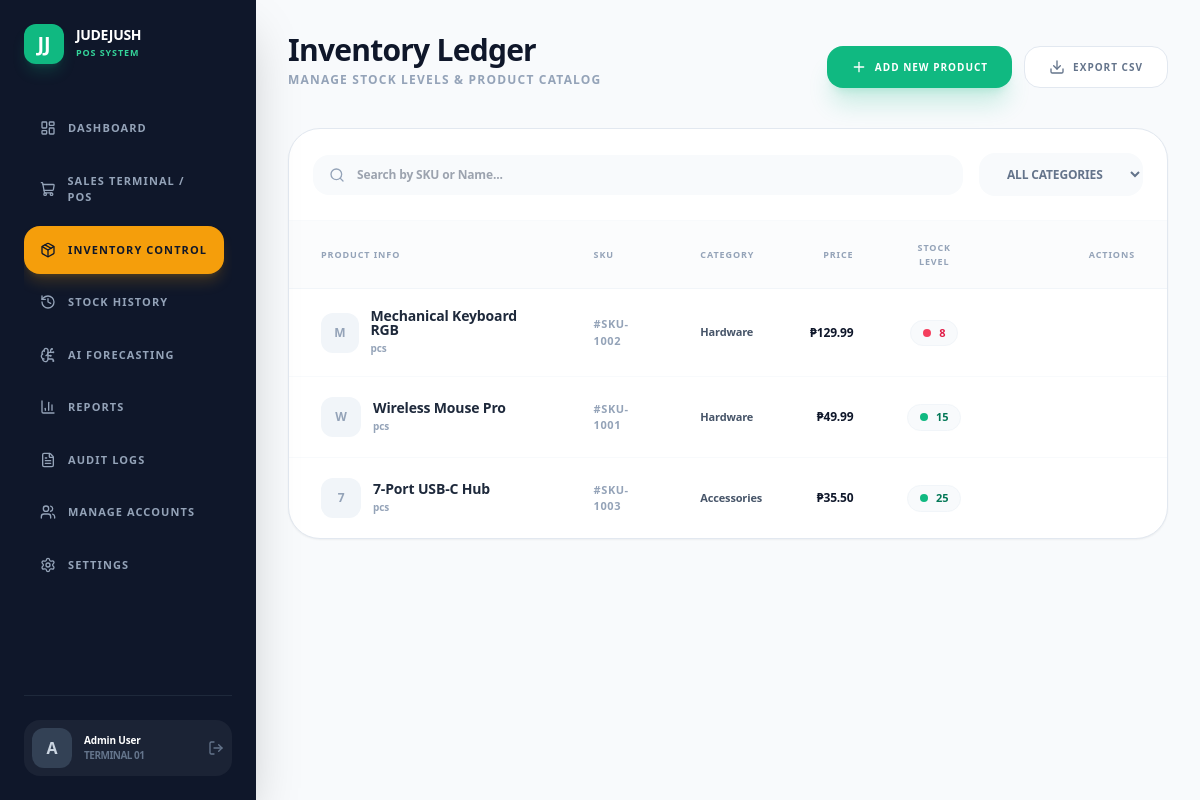
The page /inventory.php on the database its author committed.
### tables this page shows
CREATE TABLE IF NOT EXISTS products (
    id INT AUTO_INCREMENT PRIMARY KEY,
    sku VARCHAR(50) UNIQUE NOT NULL,
    barcode VARCHAR(100) UNIQUE,
    name VARCHAR(255) NOT NULL,
    category VARCHAR(100),
    buying_price DECIMAL(10, 2),
    price DECIMAL(10, 2) NOT NULL,
    stock INT DEFAULT 0,
    min_stock_level INT DEFAULT 10,
    unit VARCHAR(20) DEFAULT 'pcs'
);

### inventory.php (the view, shortened to what this page needs)
<?php include 'header.php'; ?>
<?php
include 'db.php';
$stmt = $conn->prepare("SELECT * FROM products ORDER BY stock ASC");
$stmt->execute();
$products = $stmt->fetchAll(PDO::FETCH_ASSOC);
?>
<div class="p-8 overflow-y-auto w-full">
    <header class="flex justify-between items-end mb-10">
        <div>
            <h2 class="text-3xl font-black text-slate-900 tracking-tight">Inventory Ledger</h2>
            <p class="text-xs text-slate-400 font-bold uppercase tracking-widest mt-1">Manage Stock Levels & Product Catalog</p>
        </div>
        <div class="flex gap-3">
            <button onclick="inventory.openModal('add-product-modal')" class="px-6 py-3 bg-emerald-500 text-white rounded-2xl text-[10px] font-black uppercase tracking-widest shadow-xl shadow-emerald-500/20 hover:bg-emerald-600 transition-all flex items-center gap-2 active:scale-95">
                <i data-lucide="plus" class="w-4 h-4"></i> Add New Product
            </button>
            <button class="px-6 py-3 bg-white border border-slate-200 text-slate-500 rounded-2xl text-[10px] font-black uppercase tracking-widest hover:bg-slate-50 transition-all flex items-center gap-2">
                <i data-lucide="download" class="w-4 h-4"></i> Export CSV
            </button>
        </div>
    </header>
    <div class="bg-white rounded-[32px] border border-slate-200 shadow-sm overflow-hidden">
        <div class="p-6 border-b border-slate-50 flex items-center gap-4">
            <div class="relative flex-1">
                <i data-lucide="search" class="w-4 h-4 absolute left-4 top-1/2 -translate-y-1/2 text-slate-400"></i>
                <input type="text" placeholder="Search by SKU or Name..." class="w-full bg-slate-50 border-none rounded-2xl pl-11 pr-6 py-3 text-xs font-bold focus:ring-4 focus:ring-emerald-500/10 transition-all">
            </div>
            <select class="bg-slate-50 border-none rounded-2xl px-6 py-3 text-xs font-black uppercase text-slate-500 focus:ring-4 focus:ring-emerald-500/10">
                <option>All Categories</option>
            </select>
        </div>
        <table class="w-full text-left">
            <thead class="bg-slate-50/50 text-[9px] font-black text-slate-400 uppercase tracking-widest border-b border-slate-100">
                <tr>
                    <th class="px-8 py-5">Product Info</th>
                    <th class="px-6 py-5">SKU</th>
                    <th class="px-6 py-5">Category</th>
                    <th class="px-6 py-5 text-right">Price</th>
                    <th class="px-6 py-5 text-center">Stock Level</th>
                    <th class="px-8 py-5 text-right">Actions</th>
                </tr>
            </thead>
            <tbody class="divide-y divide-slate-50">
                <?php foreach($products as $p): ?>
                <tr class="hover:bg-slate-50/50 transition-colors group">
                    <td class="px-8 py-5">
                        <div class="flex items-center gap-3">
                            <div class="w-10 h-10 bg-slate-100 rounded-xl flex items-center justify-center font-black text-slate-400 text-xs">
                                <?php echo substr($p['name'], 0, 1); ?>
                            </div>
                            <div>
                                <p class="text-sm font-black text-slate-800 leading-none"><?php echo $p['name']; ?></p>
                                <p class="text-[10px] text-slate-400 font-bold mt-1"><?php echo $p['unit']; ?></p>
                            </div>
                        </div>
                    </td>
                    <td class="px-6 py-5 text-[11px] font-black text-slate-400 tracking-wider">#<?php echo $p['sku']; ?></td>
                    <td class="px-6 py-5 text-[11px] font-bold text-slate-600"><?php echo $p['category']; ?></td>
                    <td class="px-6 py-5 text-right text-[12px] font-black text-slate-900">₱<?php echo number_format($p['price'], 2); ?></td>
                    <td class="px-6 py-5 text-center">
                        <div class="inline-flex items-center gap-2 px-3 py-1 rounded-full bg-slate-50 border border-slate-100">
                            <div class="w-2 h-2 rounded-full <?php echo $p['stock'] < 10 ? 'bg-rose-500' : 'bg-emerald-500'; ?> animate-pulse"></div>
                            <span class="text-[11px] font-black <?php echo $p['stock'] < 10 ? 'text-rose-600' : 'text-emerald-700'; ?>">
                                <?php echo $p['stock']; ?>
                            </span>
                        </div>
                    </td>
                    <td class="px-8 py-5 text-right">
                    </td>
                </tr>
                <?php endforeach; ?>
            </tbody>
        </table>
    </div>
</div>
<?php include 'footer.php'; ?>

### header.php (shortened to what this page needs)
<!DOCTYPE html>
<html lang="en">
<head>
    <script src="https://cdn.tailwindcss.com"></script>
    <link rel="stylesheet" href="style.css">
</head>
<body class="bg-slate-50 font-sans h-screen overflow-hidden">
    <div class="flex h-full">
        <aside class="w-64 bg-slate-900 text-white flex flex-col p-6 shadow-2xl z-20">
            <div class="mb-10 flex items-center gap-3">
                <div class="w-10 h-10 bg-emerald-500 rounded-xl flex items-center justify-center font-black text-xl text-white shadow-lg shadow-emerald-500/20">JJ</div>
                <div>
                    <h1 class="text-sm font-black tracking-tight leading-none">JUDEJUSH</h1>
                    <p class="text-[9px] font-bold text-emerald-400 uppercase tracking-widest mt-1">POS System</p>
                </div>
            </div>
            <nav class="space-y-1 flex-1 overflow-y-auto pr-2 custom-scrollbar">
                <?php
                $user_role = $_SESSION['role'] ?? 'Admin';
                $current_page = basename($_SERVER['PHP_SELF']);
                $nav_items = [
                    ['id' => 'index.php', 'label' => 'Dashboard', 'icon' => 'layout-dashboard', 'roles' => ['Admin', 'Sales Staff', 'Inventory Staff']],
                    ['id' => 'pos.php', 'label' => 'Sales Terminal / POS', 'icon' => 'shopping-cart', 'roles' => ['Admin', 'Sales Staff']],
                    ['id' => 'inventory.php', 'label' => 'Inventory Control', 'icon' => 'package', 'roles' => ['Admin', 'Inventory Staff', 'Sales Staff']],
                    ['id' => 'stock_history.php', 'label' => 'Stock History', 'icon' => 'history', 'roles' => ['Admin', 'Inventory Staff']],
                    ['id' => 'forecasting.php', 'label' => 'AI Forecasting', 'icon' => 'brain-circuit', 'roles' => ['Admin']],
                    ['id' => 'reports.php', 'label' => 'Reports', 'icon' => 'bar-chart-3', 'roles' => ['Admin']],
                    ['id' => 'audit_logs.php', 'label' => 'Audit Logs', 'icon' => 'file-text', 'roles' => ['Admin']],
                    ['id' => 'accounts.php', 'label' => 'Manage Accounts', 'icon' => 'users', 'roles' => ['Admin']],
                    ['id' => 'settings.php', 'label' => 'Settings', 'icon' => 'settings', 'roles' => ['Admin', 'Inventory Staff']],
                ];
                foreach ($nav_items as $item) {
                    if (in_array($user_role, $item['roles'])) {
                        $active = ($item['id'] == $current_page) ? 'bg-amber-500 text-slate-900 shadow-lg shadow-amber-500/20' : 'text-slate-400 hover:text-white hover:bg-white/5';
                        echo "<a href='{$item['id']}' class='flex items-center gap-3 p-4 rounded-2xl text-[11px] font-black uppercase tracking-widest transition-all $active'>
                            <i data-lucide='{$item['icon']}' class='w-4 h-4'></i> {$item['label']}
                        </a>";
                    }
                }
                ?>
            </nav>
            <div class="pt-6 border-t border-slate-800">
                <div class="flex items-center gap-3 p-2 bg-white/5 rounded-2xl">
                    <div class="w-10 h-10 rounded-xl bg-slate-700 flex items-center justify-center font-bold text-slate-300">A</div>
                    <div class="text-[10px]">
                        <p class="font-black">Admin User</p>
                        <p class="text-slate-500 font-bold uppercase tracking-tighter">Terminal 01</p>
                    </div>
                    <a href="#" class="ml-auto text-slate-500 hover:text-rose-500 transition-colors">
                        <i data-lucide="log-out" class="w-4 h-4"></i>
                    </a>
                </div>
            </div>
        </aside>
        <main class="flex-1 flex flex-col overflow-hidden">

### footer.php (shortened to what this page needs)
        </main>
    </div>
</body>
</html>

### style.css (style rules this page uses)
body { -webkit-font-smoothing: antialiased; letter-spacing: -0.01em; font-feature-settings: "cv02", "cv03", "cv04", "cv11"; }

### rows shown on the page
products: name "M", name "Mechanical Keyboard RGB", unit "pcs", sku "SKU-1002", category "Hardware", price "129.99", stock "8"
products: name "W", name "Wireless Mouse Pro", unit "pcs", sku "SKU-1001", category "Hardware", price "49.99", stock "15"
products: name "7", name "7-Port USB-C Hub", unit "pcs", sku "SKU-1003", category "Accessories", price "35.50", stock "25"

### other values the page prints
$item['label'] "DASHBOARD"
$item['label'] "SALES TERMINAL / POS"
$item['label'] "INVENTORY CONTROL"
$item['label'] "STOCK HISTORY"
$item['label'] "AI FORECASTING"
$item['label'] "REPORTS"
$item['label'] "AUDIT LOGS"
$item['label'] "MANAGE ACCOUNTS"
$item['label'] "SETTINGS"
